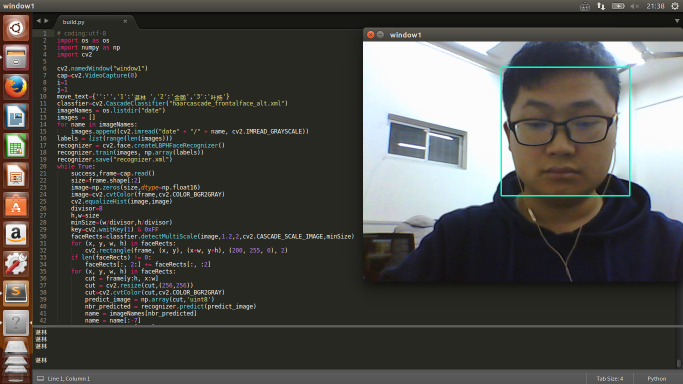
#> input picture 2017-03-13 21-38-22屏幕截图.png, 1366 x 768 px, given in place of the camera (shown at 1/2 size)
$ python face.py   (Python 2 division)
#> lines starting #> are read from the running program, lines starting #| are printed output that depends on the picture
import cv2
import numpy as np
cv2.namedWindow("window1")
cap=cv2.VideoCapture(0)
i=1
j=1
classfier=cv2.CascadeClassifier("haarcascade_frontalface_alt.xml")
while True:
	success,frame=cap.read()
#> frame is the input picture: shape (768, 1366, 3); mean B, G, R 73.3, 77, 76.9
	size=frame.shape[:2]
#> size = (768, 1366)
	image=np.zeros(size,dtype=np.float16)
	image=cv2.cvtColor(frame,cv2.COLOR_BGR2GRAY)
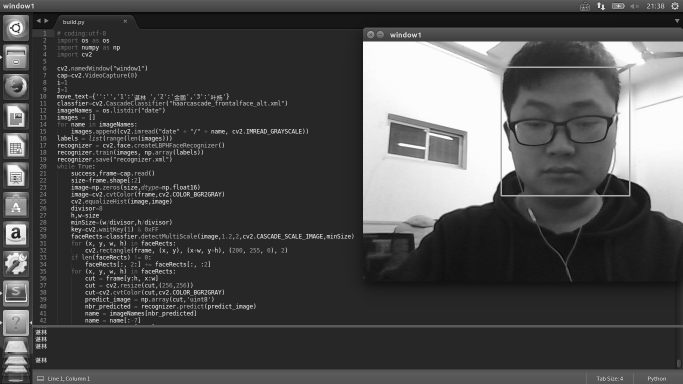
#> image: shape (768, 1366) (shown at 1/2 size); min 0, max 255, mean 76.5
	cv2.equalizeHist(image,image)
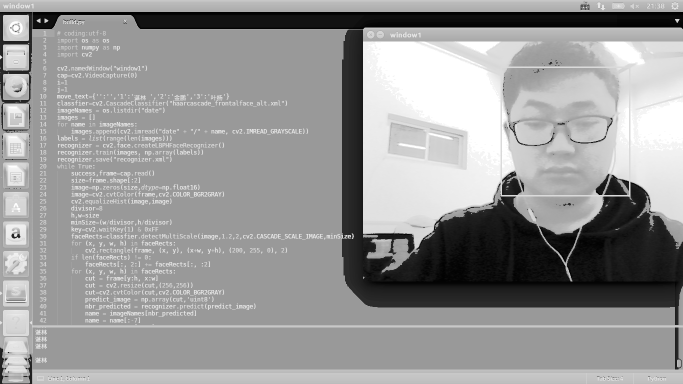
#> image: shape (768, 1366) (shown at 1/2 size); min 0, max 255, mean 151.8
	divisor=8
	h,w=size
#> h = 768; w = 1366
	minSize=(w/divisor,h/divisor)
#> minSize = (170, 96)
	key=cv2.waitKey(1) & 0xFF
#> (key q is pressed here)
	faceRects=classfier.detectMultiScale(image,1.2,2,cv2.CASCADE_SCALE_IMAGE,minSize)
#> faceRects = ()
	for (x, y, w, h) in faceRects:
		cv2.rectangle(frame, (x, y), (x+w, y+h), (200, 255, 0), 2)
#> this loop made 0 passes
	if len(faceRects) != 0:
		faceRects[:, 2:] += faceRects[:, :2]
	for (x, y, w, h) in faceRects:
		if key== ord('s'):
			cut = frame[y:h, x:w]
			cut = cv2.resize(cut,(256,256))
			name=str(i)+"_"+str(j)+".jpg"
			cv2.imwrite("Faces"+'/'+name,cut)
			if(j<20):
				j+=1
			else:
				while(0xFF & cv2.waitKey(0)!=ord('n')):
					j=1
				j=1
				i+=1
#> after the loop, i = 1
	cv2.imshow("window1", frame)
	if key == ord("q"):
		break
cv2.destroyWindow("window1")
